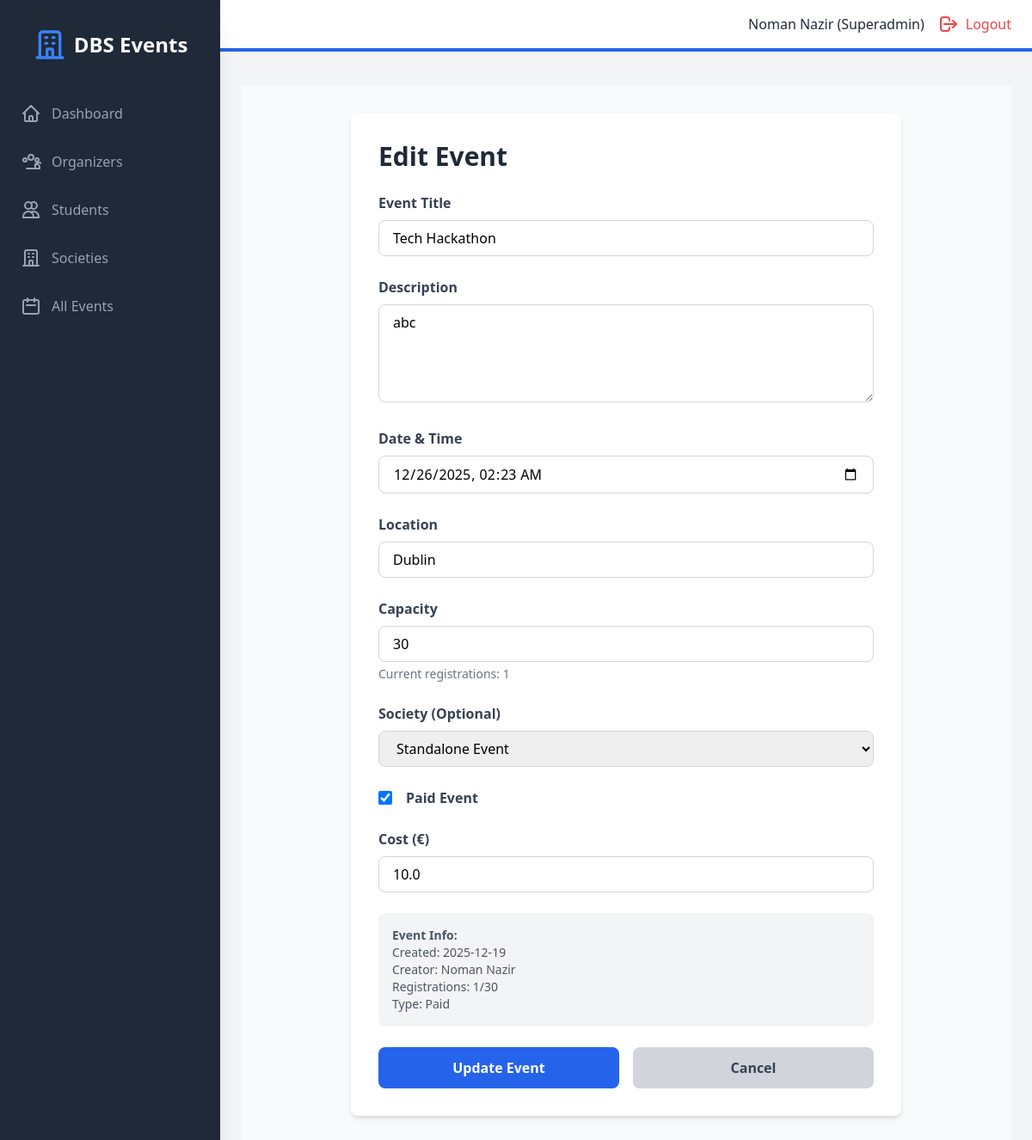
The app's page /admin/edit-event/1 (signed in) with its own data.
### models.py (models this page shows, shortened)
class User(UserMixin, db.Model):
    id = db.Column(db.Integer, primary_key=True)
    student_number = db.Column(db.String(50), unique=True, nullable=True)
    email = db.Column(db.String(120), unique=True, nullable=False)
    password_hash = db.Column(db.String(200), nullable=False)
    name = db.Column(db.String(100), nullable=False)
    role = db.Column(db.String(20), nullable=False)  # superadmin, organizer, student
    created_at = db.Column(db.DateTime, default=datetime.utcnow)
    societies = db.relationship('Society', backref='head', lazy=True)
    events_created = db.relationship('Event', backref='creator', lazy=True)
    registrations = db.relationship('Registration', backref='student', lazy=True)

class Event(db.Model):
    id = db.Column(db.Integer, primary_key=True)
    title = db.Column(db.String(200), nullable=False)
    description = db.Column(db.Text, nullable=True)
    event_date = db.Column(db.DateTime, nullable=False)
    location = db.Column(db.String(200), nullable=False)
    capacity = db.Column(db.Integer, nullable=False)
    is_paid = db.Column(db.Boolean, default=False)
    cost = db.Column(db.Float, default=0.0)
    society_id = db.Column(db.Integer, db.ForeignKey('society.id'), nullable=True)
    created_by = db.Column(db.Integer, db.ForeignKey('user.id'), nullable=False)
    created_at = db.Column(db.DateTime, default=datetime.utcnow)
    registrations = db.relationship('Registration', backref='event', lazy=True, cascade='all, delete-orphan')

### backend/routes/admin.py (the view, shortened to what this page needs)
@admin_bp.route("/admin/edit-event/<int:event_id>", methods=["GET", "POST"], endpoint="admin_edit_event")
@admin_required
def admin_edit_event(event_id):
    event = Event.query.get_or_404(event_id)
    societies = Society.query.all()
    return render_template("admin/edit_event.html", event=event, societies=societies)

### backend/main.py (called while the page is built)
@login_manager.user_loader
def load_user(user_id):
    return User.query.get(int(user_id))

### frontend/templates/admin/edit_event.html (shortened to what this page needs)
{% extends "base.html" %}
{% block auth_content %}
<div class="min-h-screen bg-gray-50 py-8">
    <div class="max-w-2xl mx-auto px-4">
        <div class="bg-white rounded-lg shadow-md p-8">
            <h2 class="text-3xl font-bold text-gray-800 mb-6">Edit Event</h2>
            <form method="POST" action="{{ url_for('admin.admin_edit_event', event_id=event.id) }}">
                <div class="space-y-6">
                    <div>
                        <label for="title" class="block text-gray-700 font-semibold mb-2">Event Title</label>
                        <input type="text" id="title" name="title" value="{{ event.title }}" required
                               class="w-full px-4 py-2 border border-gray-300 rounded-lg focus:ring-2 focus:ring-blue-500 focus:border-transparent">
                    </div>
                    <div>
                        <label for="description" class="block text-gray-700 font-semibold mb-2">Description</label>
                        <textarea id="description" name="description" rows="4" required
                                  class="w-full px-4 py-2 border border-gray-300 rounded-lg focus:ring-2 focus:ring-blue-500 focus:border-transparent">{{ event.description or '' }}</textarea>
                    </div>
                    <div>
                        <label for="event_date" class="block text-gray-700 font-semibold mb-2">Date & Time</label>
                        <input type="datetime-local" id="event_date" name="event_date"
                               value="{{ event.event_date.strftime('%Y-%m-%dT%H:%M') }}" required
                               class="w-full px-4 py-2 border border-gray-300 rounded-lg focus:ring-2 focus:ring-blue-500 focus:border-transparent">
                    </div>
                    <div>
                        <label for="location" class="block text-gray-700 font-semibold mb-2">Location</label>
                        <input type="text" id="location" name="location" value="{{ event.location }}" required
                               class="w-full px-4 py-2 border border-gray-300 rounded-lg focus:ring-2 focus:ring-blue-500 focus:border-transparent">
                    </div>
                    <div>
                        <label for="capacity" class="block text-gray-700 font-semibold mb-2">Capacity</label>
                        <input type="number" id="capacity" name="capacity" value="{{ event.capacity }}" min="1" required
                               class="w-full px-4 py-2 border border-gray-300 rounded-lg focus:ring-2 focus:ring-blue-500 focus:border-transparent">
                        <p class="text-sm text-gray-500 mt-1">Current registrations: {{ event.registrations|length }}</p>
                    </div>
                    <div>
                        <label for="society_id" class="block text-gray-700 font-semibold mb-2">Society (Optional)</label>
                        <select id="society_id" name="society_id"
                                class="w-full px-4 py-2 border border-gray-300 rounded-lg focus:ring-2 focus:ring-blue-500 focus:border-transparent">
                            <option value="">Standalone Event</option>
                        </select>
                    </div>
                    <div class="flex items-center space-x-4">
                        <input type="checkbox" id="is_paid" name="is_paid" {% if event.is_paid %}checked{% endif %}
                               class="w-4 h-4 text-blue-600 border-gray-300 rounded focus:ring-blue-500">
                        <label for="is_paid" class="text-gray-700 font-semibold">Paid Event</label>
                    </div>
                    <div id="cost_field" class="{% if not event.is_paid %}hidden{% endif %}">
                        <label for="cost" class="block text-gray-700 font-semibold mb-2">Cost (€)</label>
                        <input type="number" id="cost" name="cost" value="{{ event.cost }}" min="0" step="0.01"
                               class="w-full px-4 py-2 border border-gray-300 rounded-lg focus:ring-2 focus:ring-blue-500 focus:border-transparent">
                    </div>
                    <div class="bg-gray-100 p-4 rounded-lg">
                        <p class="text-sm text-gray-600">
                            <strong>Event Info:</strong><br>
                            Created: {{ event.created_at.strftime('%Y-%m-%d') if event.created_at else 'N/A' }}<br>
                            Creator: {{ event.creator.name if event.creator else 'Unknown' }}<br>
                            Registrations: {{ event.registrations|length }}/{{ event.capacity }}<br>
                            Type: {{ 'Paid' if event.is_paid else 'Free' }}
                        </p>
                    </div>
                    <div class="flex space-x-4">
                        <button type="submit" class="flex-1 bg-blue-600 text-white py-3 px-6 rounded-lg font-semibold hover:bg-blue-700 transition">
                            Update Event
                        </button>
                        <a href="{{ url_for('admin.admin_events') }}" class="flex-1 bg-gray-300 text-gray-700 py-3 px-6 rounded-lg font-semibold hover:bg-gray-400 transition text-center">
                            Cancel
                        </a>
                    </div>
                </div>
            </form>
        </div>
    </div>
</div>
{% endblock %}

### frontend/templates/base.html (shortened to what this page needs)
<!DOCTYPE html>
<html lang="en">
<head>
    <script src="https://cdn.tailwindcss.com"></script>
    <link rel="stylesheet" href="{{ url_for('static', filename='css/style.css') }}">
</head>
<body class="bg-gray-100">
    {% if current_user.is_authenticated %}
    <div class="flex h-screen bg-gray-100">
        <div id="sidebar" class="sidebar fixed inset-y-0 left-0 z-30 w-64 bg-gray-800 overflow-y-auto transition duration-300 ease-out md:translate-x-0 md:static md:shadow-xl sidebar-closed">
            <div class="flex items-center justify-center mt-8">
                <div class="flex items-center">
                    <svg class="h-10 w-10 text-blue-500" fill="none" stroke="currentColor" viewBox="0 0 24 24">
                        <path stroke-linecap="round" stroke-linejoin="round" stroke-width="2" d="M19 21V5a2 2 0 00-2-2H7a2 2 0 00-2 2v16m14 0h2m-2 0h-5m-9 0H3m2 0h5M9 7h1m-1 4h1m4-4h1m-1 4h1m-5 10v-5a1 1 0 011-1h2a1 1 0 011 1v5m-4 0h4"></path>
                    </svg>
                    <span class="text-white text-2xl font-semibold ml-2">DBS Events</span>
                </div>
            </div>
            <nav class="mt-10">
                {% if current_user.role == 'superadmin' %}
                    <a class="flex items-center mt-4 py-2 px-6 text-gray-400 hover:bg-gray-700 hover:text-white" href="{{ url_for('admin.admin_dashboard') }}">
                        <svg class="h-6 w-6" fill="none" stroke="currentColor" viewBox="0 0 24 24"><path stroke-linecap="round" stroke-linejoin="round" stroke-width="2" d="M3 12l2-2m0 0l7-7 7 7M5 10v10a1 1 0 001 1h3m10-11l2 2m-2-2v10a1 1 0 01-1 1h-3m-6 0a1 1 0 001-1v-4a1 1 0 011-1h2a1 1 0 011 1v4a1 1 0 001 1m-6 0h6"></path></svg>
                        <span class="mx-3">Dashboard</span>
                    </a>
                    <a class="flex items-center mt-4 py-2 px-6 text-gray-400 hover:bg-gray-700 hover:text-white" href="{{ url_for('admin.admin_organizers') }}">
                        <span class="mx-3">Organizers</span>
                    </a>
                    <a class="flex items-center mt-4 py-2 px-6 text-gray-400 hover:bg-gray-700 hover:text-white" href="{{ url_for('admin.admin_students') }}">
                        <svg class="h-6 w-6" fill="none" stroke="currentColor" viewBox="0 0 24 24"><path stroke-linecap="round" stroke-linejoin="round" stroke-width="2" d="M12 4.354a4 4 0 110 5.292M15 21H3v-1a6 6 0 0112 0v1zm0 0h6v-1a6 6 0 00-9-5.197M13 7a4 4 0 11-8 0 4 4 0 018 0z"></path></svg>
                        <span class="mx-3">Students</span>
                    </a>
                    <a class="flex items-center mt-4 py-2 px-6 text-gray-400 hover:bg-gray-700 hover:text-white" href="{{ url_for('admin.admin_societies') }}">
                        <svg class="h-6 w-6" fill="none" stroke="currentColor" viewBox="0 0 24 24"><path stroke-linecap="round" stroke-linejoin="round" stroke-width="2" d="M19 21V5a2 2 0 00-2-2H7a2 2 0 00-2 2v16m14 0h2m-2 0h-5m-9 0H3m2 0h5M9 7h1m-1 4h1m4-4h1m-1 4h1m-5 10v-5a1 1 0 011-1h2a1 1 0 011 1v5m-4 0h4"></path></svg>
                        <span class="mx-3">Societies</span>
                    </a>
                    <a class="flex items-center mt-4 py-2 px-6 text-gray-400 hover:bg-gray-700 hover:text-white" href="{{ url_for('admin.admin_events') }}">
                        <svg class="h-6 w-6" fill="none" stroke="currentColor" viewBox="0 0 24 24"><path stroke-linecap="round" stroke-linejoin="round" stroke-width="2" d="M8 7V3m8 4V3m-9 8h10M5 21h14a2 2 0 002-2V7a2 2 0 00-2-2H5a2 2 0 00-2 2v12a2 2 0 002 2z"></path></svg>
                        <span class="mx-3">All Events</span>
                    </a>
                {% endif %}
            </nav>
        </div>
        <div class="flex-1 flex flex-col overflow-hidden">
            <header class="flex justify-between items-center py-4 px-6 bg-white border-b-4 border-blue-600">
                <div class="flex items-center">
                    <span class="text-gray-800 mr-4">{{ current_user.name }} ({{ current_user.role | capitalize }})</span>
                    <a href="{{ url_for('public.logout') }}" class="flex items-center text-red-500 hover:text-red-700">
                        <svg class="h-6 w-6" fill="none" stroke="currentColor" viewBox="0 0 24 24"><path stroke-linecap="round" stroke-linejoin="round" stroke-width="2" d="M17 16l4-4m0 0l-4-4m4 4H7m6 4v1a3 3 0 01-3 3H6a3 3 0 01-3-3v-10a3 3 0 013-3h4a3 3 0 013 3v1"></path></svg>
                        <span class="ml-2 hidden sm:inline">Logout</span>
                    </a>
                </div>
            </header>
            <div class="px-6 pt-4">
            </div>
            <main class="flex-1 overflow-x-hidden overflow-y-auto bg-gray-100 p-6">
                {% block auth_content %}{% endblock %}
            </main>
        </div>
    </div>
    {% endif %}
</body>
</html>

### frontend/static/css/style.css (style rules this page uses)
body { font-family: 'Segoe UI', Tahoma, Geneva, Verdana, sans-serif; }
a, button { transition: all 0.3s ease; }

### frontend/templates/base.html (style rules this page uses)
.sidebar { transition: transform 0.3s ease-in-out; }
.sidebar-closed { transform: translateX(-100%); }
@media (min-width: 768px) { .sidebar-closed { transform: translateX(0); } }

### records on screen
User: name "Noman Nazir", role "Superadmin", creator "Noman Nazir"
Event: title "Tech Hackathon", description "abc", event_date "12/26/2025 02:23", location "Dublin", capacity "30", is_paid "☑", cost "10.0", created_at "2025-12-19", is_paid "Paid"

### other values on screen
{{ event.registrations|length }} "1"
